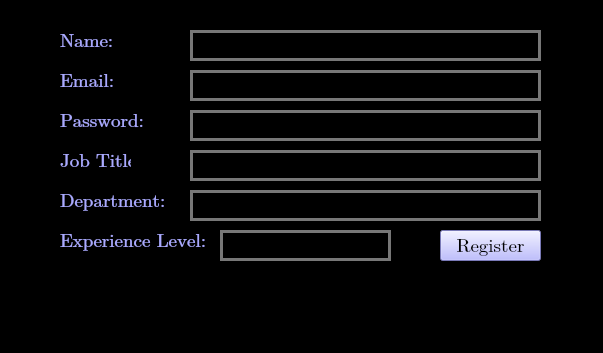
<?xml version="1.0" encoding="UTF-8"?>
<ui version="4.0">
 <class>MainWindow</class>
 <widget class="QMainWindow" name="MainWindow">
  <property name="geometry">
   <rect>
    <x>0</x>
    <y>0</y>
    <width>603</width>
    <height>353</height>
   </rect>
  </property>
  <property name="windowTitle">
   <string>MainWindow</string>
  </property>
  <property name="styleSheet">
   <string notr="true">QWidget {
    background-color:rgb(0, 0, 0)
}</string>
  </property>
  <widget class="QWidget" name="centralwidget">
   <widget class="QLabel" name="label">
    <property name="geometry">
     <rect>
      <x>60</x>
      <y>30</y>
      <width>71</width>
      <height>21</height>
     </rect>
    </property>
    <property name="font">
     <font>
      <family>Cambria Math</family>
      <pointsize>14</pointsize>
     </font>
    </property>
    <property name="styleSheet">
     <string notr="true">QLabel {
   color: rgb(170, 170, 255);
}</string>
    </property>
    <property name="text">
     <string>Name: </string>
    </property>
   </widget>
   <widget class="QLabel" name="label_2">
    <property name="geometry">
     <rect>
      <x>60</x>
      <y>70</y>
      <width>71</width>
      <height>21</height>
     </rect>
    </property>
    <property name="font">
     <font>
      <family>Cambria Math</family>
      <pointsize>14</pointsize>
     </font>
    </property>
    <property name="styleSheet">
     <string notr="true">QLabel {
   color: rgb(170, 170, 255);
}</string>
    </property>
    <property name="text">
     <string>Email: </string>
    </property>
   </widget>
   <widget class="QLabel" name="label_3">
    <property name="geometry">
     <rect>
      <x>60</x>
      <y>110</y>
      <width>91</width>
      <height>21</height>
     </rect>
    </property>
    <property name="font">
     <font>
      <family>Cambria Math</family>
      <pointsize>14</pointsize>
     </font>
    </property>
    <property name="styleSheet">
     <string notr="true">QLabel {
   color: rgb(170, 170, 255);
}</string>
    </property>
    <property name="text">
     <string>Password: </string>
    </property>
   </widget>
   <widget class="QLabel" name="label_4">
    <property name="geometry">
     <rect>
      <x>60</x>
      <y>150</y>
      <width>71</width>
      <height>21</height>
     </rect>
    </property>
    <property name="font">
     <font>
      <family>Cambria Math</family>
      <pointsize>14</pointsize>
     </font>
    </property>
    <property name="styleSheet">
     <string notr="true">QLabel {
   color: rgb(170, 170, 255);
}</string>
    </property>
    <property name="text">
     <string>Job Title:</string>
    </property>
   </widget>
   <widget class="QLineEdit" name="lineEditname">
    <property name="geometry">
     <rect>
      <x>190</x>
      <y>30</y>
      <width>351</width>
      <height>31</height>
     </rect>
    </property>
    <property name="styleSheet">
     <string notr="true">QLineEdit {
    background-color: rgb(0, 0, 0);
    border: 3px solid #777777; /* Optional: border color */
    padding: 5px; /* Optional: padding for better spacing */
}
</string>
    </property>
   </widget>
   <widget class="QLineEdit" name="lineEditemail">
    <property name="geometry">
     <rect>
      <x>190</x>
      <y>70</y>
      <width>351</width>
      <height>31</height>
     </rect>
    </property>
    <property name="styleSheet">
     <string notr="true">QLineEdit {
    background-color: rgb(0, 0, 0);
    border: 3px solid #777777; /* Optional: border color */
    padding: 5px; /* Optional: padding for better spacing */
}
</string>
    </property>
   </widget>
   <widget class="QLineEdit" name="lineEditpassword">
    <property name="geometry">
     <rect>
      <x>190</x>
      <y>110</y>
      <width>351</width>
      <height>31</height>
     </rect>
    </property>
    <property name="styleSheet">
     <string notr="true">QLineEdit {
    background-color: rgb(0, 0, 0);
    border: 3px solid #777777; /* Optional: border color */
    padding: 5px; /* Optional: padding for better spacing */
}
</string>
    </property>
   </widget>
   <widget class="QLineEdit" name="lineEditposition">
    <property name="geometry">
     <rect>
      <x>190</x>
      <y>150</y>
      <width>351</width>
      <height>31</height>
     </rect>
    </property>
    <property name="styleSheet">
     <string notr="true">QLineEdit {
    background-color: rgb(0,0,0);
    border: 3px solid #777777; /* Optional: border color */
    padding: 5px; /* Optional: padding for better spacing */
}

</string>
    </property>
   </widget>
   <widget class="QPushButton" name="RegisterButton_Admin">
    <property name="geometry">
     <rect>
      <x>440</x>
      <y>230</y>
      <width>101</width>
      <height>31</height>
     </rect>
    </property>
    <property name="font">
     <font>
      <family>Cambria Math</family>
      <pointsize>14</pointsize>
     </font>
    </property>
    <property name="styleSheet">
     <string notr="true">QPushButton {
    background-color: rgb(170, 170, 255);
    color: rgb(0, 0, 0);

}


QPushButton:hover {
    background-color:rgb(128, 120, 215);
    color: rgb(0, 0, 0)
}

QPushButton:pressed {
    background-color: rgb(85, 170, 127);
    color: rgb(0, 0, 0)
}
</string>
    </property>
    <property name="text">
     <string>Register</string>
    </property>
   </widget>
   <widget class="QLineEdit" name="lineEditdepartment">
    <property name="geometry">
     <rect>
      <x>190</x>
      <y>190</y>
      <width>351</width>
      <height>31</height>
     </rect>
    </property>
    <property name="styleSheet">
     <string notr="true">QLineEdit {
    background-color: rgb(0,0,0);
    border: 3px solid #777777; /* Optional: border color */
    padding: 5px; /* Optional: padding for better spacing */
}
</string>
    </property>
   </widget>
   <widget class="QLabel" name="label_5">
    <property name="geometry">
     <rect>
      <x>60</x>
      <y>190</y>
      <width>111</width>
      <height>21</height>
     </rect>
    </property>
    <property name="font">
     <font>
      <family>Cambria Math</family>
      <pointsize>14</pointsize>
     </font>
    </property>
    <property name="styleSheet">
     <string notr="true">QLabel {
   color: rgb(170, 170, 255);
}</string>
    </property>
    <property name="text">
     <string>Department:</string>
    </property>
   </widget>
   <widget class="QLabel" name="label_7">
    <property name="geometry">
     <rect>
      <x>60</x>
      <y>230</y>
      <width>151</width>
      <height>21</height>
     </rect>
    </property>
    <property name="font">
     <font>
      <family>Cambria Math</family>
      <pointsize>14</pointsize>
     </font>
    </property>
    <property name="styleSheet">
     <string notr="true">QLabel {
   color: rgb(170, 170, 255);
}</string>
    </property>
    <property name="text">
     <string>Experience Level:</string>
    </property>
   </widget>
   <widget class="QLineEdit" name="lineEditexperience">
    <property name="geometry">
     <rect>
      <x>220</x>
      <y>230</y>
      <width>171</width>
      <height>31</height>
     </rect>
    </property>
    <property name="styleSheet">
     <string notr="true">QLineEdit {
    background-color: rgb(0,0,0);
    border: 3px solid #777777; /* Optional: border color */
    padding: 5px; /* Optional: padding for better spacing */
}
</string>
    </property>
   </widget>
  </widget>
  <widget class="QMenuBar" name="menubar">
   <property name="geometry">
    <rect>
     <x>0</x>
     <y>0</y>
     <width>603</width>
     <height>21</height>
    </rect>
   </property>
  </widget>
  <widget class="QStatusBar" name="statusbar"/>
 </widget>
 <resources/>
 <connections/>
</ui>
